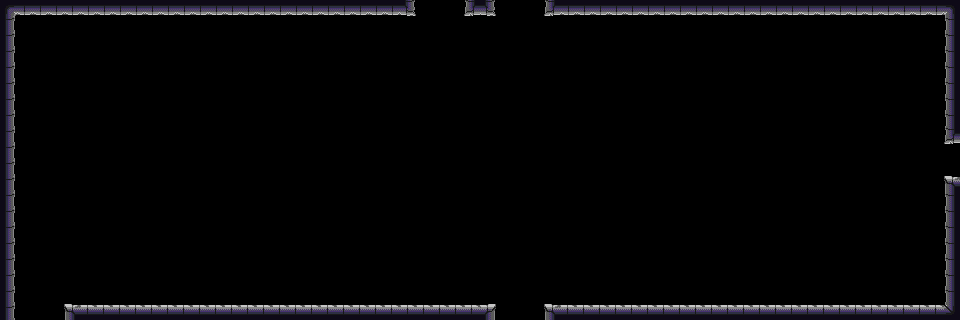

Rendered tile map (Tiled .tmx) drawn with the repository's tilesets; below, a short description and the map source with its tile grids summarised:
An orthogonal 60x20 tile map with 16x16 px tiles, 8 tile layers (bkg_far, bkg_close, onoff-defaulton(blue), onoff-defaultoff(blue), ...), 2 tilesets.

<map version="1.10" tiledversion="1.11.0" orientation="orthogonal" renderorder="right-down" width="60" height="20" tilewidth="16" tileheight="16" infinite="0" nextlayerid="10" nextobjectid="1">
 <tileset firstgid="1" source="../../jail_wall.tsx" />
 <tileset firstgid="65" source="../../jail_block.tsx" />
 <layer id="4" name="bkg_far" width="60" height="20">
  <properties>
   <property name="unity:sortinglayer" value="Bkg_far" />
  </properties>
  <data>[1200 cells, 0 non-empty, 0 distinct tile ids]</data>
 </layer>
 <layer id="1" name="bkg_close" width="60" height="20">
  <properties>
   <property name="unity:sortinglayer" value="Bkg" />
  </properties>
  <data>[1200 cells, 0 non-empty, 0 distinct tile ids]</data>
 </layer>
 <layer id="6" name="onoff-defaulton(blue)" width="60" height="20">
  <properties>
   <property name="unity:layer" value="Ground" />
   <property name="unity:sortinglayer" value="Ground" />
   <property name="unity:tag" value="onoff-defaulton" />
  </properties>
  <data>[1200 cells, 0 non-empty, 0 distinct tile ids]</data>
 </layer>
 <layer id="7" name="onoff-defaultoff(blue)" width="60" height="20">
  <properties>
   <property name="unity:layer" value="Ground" />
   <property name="unity:sortinglayer" value="Ground" />
   <property name="unity:tag" value="onoff-defaultoff" />
  </properties>
  <data>[1200 cells, 0 non-empty, 0 distinct tile ids]</data>
 </layer>
 <layer id="9" name="onoff2-defaulton(purple)" width="60" height="20">
  <properties>
   <property name="unity:layer" value="Ground" />
   <property name="unity:sortinglayer" value="Ground" />
   <property name="unity:tag" value="onoff2-defaulton" />
  </properties>
  <data>[1200 cells, 0 non-empty, 0 distinct tile ids]</data>
 </layer>
 <layer id="8" name="onoff2-defaultoff(purple)" width="60" height="20">
  <properties>
   <property name="unity:layer" value="Ground" />
   <property name="unity:sortinglayer" value="Ground" />
   <property name="unity:tag" value="onoff2-defaultoff" />
  </properties>
  <data>[1200 cells, 0 non-empty, 0 distinct tile ids]</data>
 </layer>
 <layer id="2" name="ground" width="60" height="20">
  <properties>
   <property name="unity:layer" value="Ground" />
   <property name="unity:sortinglayer" value="Ground" />
  </properties>
  <data>[1200 cells, 142 non-empty, 11 distinct tile ids]</data>
 </layer>
 <layer id="3" name="foreground" width="60" height="20">
  <properties>
   <property name="unity:sortinglayer" value="Foreground" />
  </properties>
  <data>[1200 cells, 0 non-empty, 0 distinct tile ids]</data>
 </layer>
</map>
